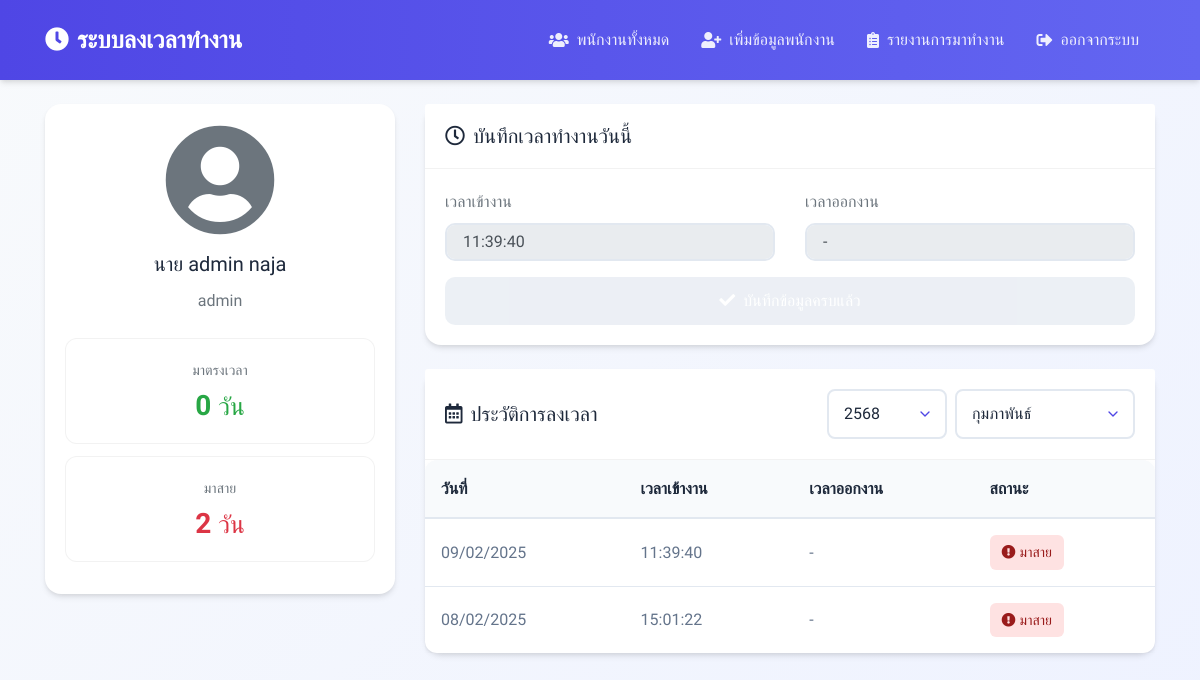
The app's page /admin.php (signed in) with its own data.
### tables this page shows
CREATE TABLE `tbl_emp` (
  `m_id` char(5) NOT NULL,
  `m_username` varchar(50) NOT NULL,
  `m_password` varchar(50) NOT NULL,
  `m_firstname` varchar(50) NOT NULL,
  `m_name` varchar(100) NOT NULL,
  `m_lastname` varchar(100) NOT NULL,
  `m_position` varchar(100) NOT NULL,
  `m_img` varchar(100) DEFAULT NULL,
  `m_phone` varchar(20) NOT NULL,
  `m_email` varchar(50) NOT NULL,
  `m_level` varchar(10) NOT NULL
);

CREATE TABLE `tbl_work_io` (
  `id` int(11) NOT NULL,
  `m_id` char(5) DEFAULT NULL,
  `workdate` date NOT NULL,
  `workin` time NOT NULL,
  `workout` time DEFAULT NULL,
  `checkin_reason` text DEFAULT NULL,
  `checkout_reason` text DEFAULT NULL,
  `checkin_distance` decimal(10,2) DEFAULT NULL,
  `checkout_distance` decimal(10,2) DEFAULT NULL
);

### admin.php (the view, shortened to what this page needs)
<?php
require_once('condb.php');
$m_id = $_SESSION['m_id'];
$current_year = date('Y');
$year = isset($_GET['year']) ? $_GET['year'] : $current_year;
$month = isset($_GET['month']) ? $_GET['month'] : date('m');
$years = range($current_year, $current_year - 4);
$monthNames = [
    '01' => 'มกราคม', '02' => 'กุมภาพันธ์', '03' => 'มีนาคม',
    '04' => 'เมษายน', '05' => 'พฤษภาคม', '06' => 'มิถุนายน',
    '07' => 'กรกฎาคม', '08' => 'สิงหาคม', '09' => 'กันยายน',
    '10' => 'ตุลาคม', '11' => 'พฤศจิกายน', '12' => 'ธันวาคม'
];
$sql = "SELECT * FROM tbl_emp WHERE m_id = '$m_id'";
$result = mysqli_query($condb, $sql);
$emp = mysqli_fetch_assoc($result);
$today = date('Y-m-d');
$sql = "SELECT * FROM tbl_work_io WHERE m_id = '$m_id' AND workdate = '$today'";
$result = mysqli_query($condb, $sql);
$today_data = mysqli_fetch_assoc($result);
$sql = "SELECT * FROM tbl_work_io
        WHERE m_id = '$m_id'
        AND DATE_FORMAT(workdate, '%Y-%m') = '$year-$month'
        ORDER BY workdate DESC";
$history = mysqli_query($condb, $sql);
$sql = "SELECT
            COUNT(*) as total_days,
            SUM(CASE WHEN TIME(workin) <= '09:00:00' THEN 1 ELSE 0 END) as ontime_days,
            SUM(CASE WHEN TIME(workin) > '09:00:00' THEN 1 ELSE 0 END) as late_days
        FROM tbl_work_io
        WHERE m_id = '$m_id'
        AND DATE_FORMAT(workdate, '%Y-%m') = '$year-$month'";
$stats_result = mysqli_query($condb, $sql);
$stats = mysqli_fetch_assoc($stats_result);
?>
<!DOCTYPE html>
<html lang="th">
<head>
    <link rel="stylesheet" href="https://cdnjs.cloudflare.com/ajax/libs/bootstrap/4.6.2/css/bootstrap.min.css">
    <link rel="stylesheet" href="https://cdnjs.cloudflare.com/ajax/libs/font-awesome/5.15.4/css/all.min.css">
</head>
<body>
    <nav class="navbar navbar-expand-lg navbar-dark">
        <div class="container">
            <a class="navbar-brand" href="#">
                <i class="fas fa-clock mr-2"></i>ระบบลงเวลาทำงาน
            </a>
            <div class="collapse navbar-collapse" id="navbarNav">
    <ul class="navbar-nav ml-auto admin-nav">
        <li class="nav-item">
            <a class="nav-link" href="employee_list.php">
                <i class="fas fa-users"></i>พนักงานทั้งหมด
            </a>
        </li>
        <li class="nav-item">
            <a class="nav-link" href="add_employee.php">
                <i class="fas fa-user-plus"></i>เพิ่มข้อมูลพนักงาน
            </a>
        </li>
        <li class="nav-item">
            <a class="nav-link" href="all_employee_time.php">
                <i class="fas fa-clipboard-list"></i>รายงานการมาทำงาน
            </a>
        </li>
        <li class="nav-item">
            <a class="nav-link" href="logout.php">
                <i class="fas fa-sign-out-alt"></i>ออกจากระบบ
            </a>
        </li>
    </ul>
</div>
        </div>
    </nav>
    <div class="container py-4">
        <div class="row">
        <div class="col-md-4">
                <div class="card">
                    <div class="card-body text-center">
                        <?php if (!empty($emp['m_img']) && file_exists($emp['m_img'])): ?>
                            <img src="<?php echo $emp['m_img']; ?>" class="profile-img mb-3">
                        <?php else: ?>
                            <i class="fas fa-user-circle fa-7x mb-3 text-secondary"></i>
                        <?php endif; ?>
                        <h5 class="card-title">
                            <?php echo $emp['m_firstname'].' '.$emp['m_name'].' '.$emp['m_lastname']; ?>
                        </h5>
                        <p class="card-text text-muted"><?php echo $emp['m_position']; ?></p>
                        <div class="stats-container mt-4">
                            <div class="stat-card">
                                <small class="text-muted d-block">มาตรงเวลา</small>
                                <h3 class="mb-0 text-success">
                                    <?php echo $stats['ontime_days']; ?>
                                    <small>วัน</small>
                                </h3>
                            </div>
                            <div class="stat-card">
                                <small class="text-muted d-block">มาสาย</small>
                                <h3 class="mb-0 text-danger">
                                    <?php echo $stats['late_days']; ?>
                                    <small>วัน</small>
                                </h3>
                            </div>
                        </div>
                    </div>
                </div>
            </div>
            <div class="col-md-8">
                <div class="card">
                    <div class="card-header bg-white">
                        <h5 class="mb-0"><i class="far fa-clock mr-2"></i>บันทึกเวลาทำงานวันนี้</h5>
                    </div>
                    <div class="card-body">
                        <div class="row">
                            <div class="col-sm-6 mb-3">
                                <label class="text-muted">เวลาเข้างาน</label>
                                <input type="text" class="form-control" value="<?php echo $today_data['workin'] ?? '-'; ?>" readonly>
                            </div>
                            <div class="col-sm-6 mb-3">
                                <label class="text-muted">เวลาออกงาน</label>
                                <input type="text" class="form-control" value="<?php echo $today_data['workout'] ?? '-'; ?>" readonly>
                            </div>
                        </div>
                        <?php if (!$today_data): ?>
                            <button onclick="checkLocation('in')" class="btn btn-check-time btn-block">
                                <i class="fas fa-sign-in-alt mr-2"></i>บันทึกเวลาเข้างาน
                            </button>
                        <?php elseif (empty($today_data['workout']) && date('H:i:s') >= '17:00:00'): ?>
                            <button onclick="checkLocation('out')" class="btn btn-check-time btn-block">
                                <i class="fas fa-sign-out-alt mr-2"></i>บันทึกเวลาออกงาน
                            </button>
                        <?php else: ?>
                            <button class="btn btn-check-time btn-block" disabled>
                                <i class="fas fa-check mr-2"></i>บันทึกข้อมูลครบแล้ว
                            </button>
                        <?php endif; ?>
                    </div>
                </div>
                <div class="card">
                    <div class="card-header bg-white">
                        <div class="d-flex justify-content-between align-items-center">
                            <h5 class="mb-0"><i class="far fa-calendar-alt mr-2"></i>ประวัติการลงเวลา</h5>
                            <div class="d-flex" style="min-width: 300px;">
                                <select class="select-year mr-2" onchange="changeYearMonth(this.value, document.querySelector('.select-month').value)">
                                    <?php foreach($years as $y): ?>
                                        <option value="<?php echo $y; ?>" <?php echo $year == $y ? 'selected' : ''; ?>>
                                            <?php echo $y + 543; ?>
                                        </option>
                                    <?php endforeach; ?>
                                </select>
                                <select class="select-month" onchange="changeYearMonth(document.querySelector('.select-year').value, this.value)">
                                    <?php foreach($monthNames as $num => $name): ?>
                                        <option value="<?php echo $num; ?>" <?php echo $month == $num ? 'selected' : ''; ?>>
                                            <?php echo $name; ?>
                                        </option>
                                    <?php endforeach; ?>
                                </select>
                            </div>
                        </div>
                    </div>
                    <div class="table-responsive">
                        <table class="custom-table">
                            <thead>
                                <tr>
                                    <th>วันที่</th>
                                    <th>เวลาเข้างาน</th>
                                    <th>เวลาออกงาน</th>
                                    <th>สถานะ</th>
                                </tr>
                            </thead>
                            <tbody>
                                <?php while($row = mysqli_fetch_assoc($history)): ?>
                                    <tr>
                                        <td><?php echo date('d/m/Y', strtotime($row['workdate'])); ?></td>
                                        <td><?php echo $row['workin']; ?></td>
                                        <td><?php echo $row['workout'] ?? '-'; ?></td>
                                        <td>
                                            <?php
                                            $time = strtotime($row['workin']);
                                            if ($time <= strtotime('09:00:00')): ?>
                                                <span class="status-badge status-ontime">
                                                    <i class="fas fa-check-circle mr-1"></i>ตรงเวลา
                                                </span>
                                            <?php else: ?>
                                                <span class="status-badge status-late">
                                                    <i class="fas fa-exclamation-circle mr-1"></i>มาสาย
                                                </span>
                                            <?php endif; ?>
                                        </td>
                                    </tr>
                                <?php endwhile; ?>
                            </tbody>
                        </table>
                    </div>
                </div>
            </div>
        </div>
    </div>
</body>
</html>

### admin.php (style rules this page uses)
:root { --primary-color: #4F46E5; --primary-light: #818CF8; --secondary-color: #6366F1; --accent-light: #EEF2FF; --success-color: #10B981; --warning-color: #F59E0B; --danger-color: #EF4444; --text-primary: #1E293B; --text-secondary: #64748B; --background: #F8FAFC; --card-shadow: 0 4px 6px -1px rgba(0, 0, 0, 0.1), 0 2px 4px -1px rgba(0, 0, 0, 0.06); }
body { font-family: 'Prompt', sans-serif; background: linear-gradient(135deg, var(--background) 0%, var(--accent-light) 100%); color: var(--text-primary); min-height: 100vh; line-height: 1.6; }
.navbar { background: linear-gradient(to right, var(--primary-color), var(--secondary-color)); padding: 1rem 0; box-shadow: var(--card-shadow); }
.navbar-brand { color: white !important; font-size: 1.5rem; font-weight: 600; }
.nav-link { color: rgba(255, 255, 255, 0.9) !important; font-weight: 500; padding: 0.5rem 1rem; border-radius: 8px; transition: all 0.2s ease; }
.card { background: white; border: none; border-radius: 16px; box-shadow: var(--card-shadow); margin-bottom: 1.5rem; }
.card-header { background: white; border-bottom: 1px solid rgba(0, 0, 0, 0.05); padding: 1.25rem; }
.stat-card { background: white; border-radius: 12px; padding: 1.25rem; margin: 0.75rem 0; border: 1px solid rgba(0, 0, 0, 0.05); transition: transform 0.2s ease; }
.stat-card h3 { color: var(--primary-color); font-weight: 600; margin-top: 0.5rem; }
.form-control { border: 2px solid #E2E8F0; border-radius: 10px; padding: 0.75rem 1rem; font-size: 1rem; }
.select-year { width: 120px; padding: 10px 15px; font-family: 'Prompt', sans-serif; font-size: 1rem; color: var(--text-primary); background-color: white; border: 2px solid #e2e8f0; border-radius: 8px; appearance: none; background-repeat: no-repeat; background-position: right 12px center; background-size: 16px; cursor: pointer; transition: all 0.2s ease; }
.select-month { width: 180px; padding: 10px 15px; font-family: 'Prompt', sans-serif; font-size: 1rem; color: var(--text-primary); background-color: white; border: 2px solid #e2e8f0; border-radius: 8px; appearance: none; background-repeat: no-repeat; background-position: right 12px center; background-size: 16px; cursor: pointer; transition: all 0.2s ease; }
.custom-table { width: 100%; border-collapse: separate; border-spacing: 0; background: white; border-radius: 12px; overflow: hidden; box-shadow: 0 2px 4px rgba(0, 0, 0, 0.05); }
.custom-table thead th { background: #f8fafc; color: var(--text-primary); font-weight: 600; padding: 16px; text-align: left; border-bottom: 2px solid #e2e8f0; white-space: nowrap; }
.custom-table tbody tr { transition: background-color 0.2s ease; }
.custom-table tbody td { padding: 16px; color: var(--text-secondary); border-bottom: 1px solid #e2e8f0; vertical-align: middle; }
.custom-table tbody tr:last-child td { border-bottom: none; }
.status-badge { display: inline-flex; align-items: center; padding: 6px 12px; border-radius: 6px; font-weight: 500; font-size: 0.875rem; }
.status-late { background-color: #fee2e2; color: #991b1b; }
.btn-check-time { background: linear-gradient(45deg, var(--primary-color), var(--secondary-color)); color: white; border: none; padding: 0.75rem 1.5rem; border-radius: 10px; font-weight: 500; transition: transform 0.2s ease; }
.btn-check-time[disabled] { background: #E2E8F0; cursor: not-allowed; transform: none; box-shadow: none; }
.admin-nav .nav-link { display: inline-flex; align-items: center; margin: 0 0.5rem; }
.admin-nav .nav-link i { margin-right: 0.5rem; }

### records on screen
tbl_emp: m_firstname "นาย", m_name "admin", m_lastname "naja", m_position "admin"
tbl_work_io: workin "11:39:40", workout "-", workdate "09/02/2025", shows "มาสาย"
tbl_work_io: workdate "08/02/2025", workin "15:01:22", workout "-", shows "มาสาย"

### other values on screen
$stats['ontime_days'] "0"
$stats['late_days'] "2"
form field value "2568"
form field value "กุมภาพันธ์"
